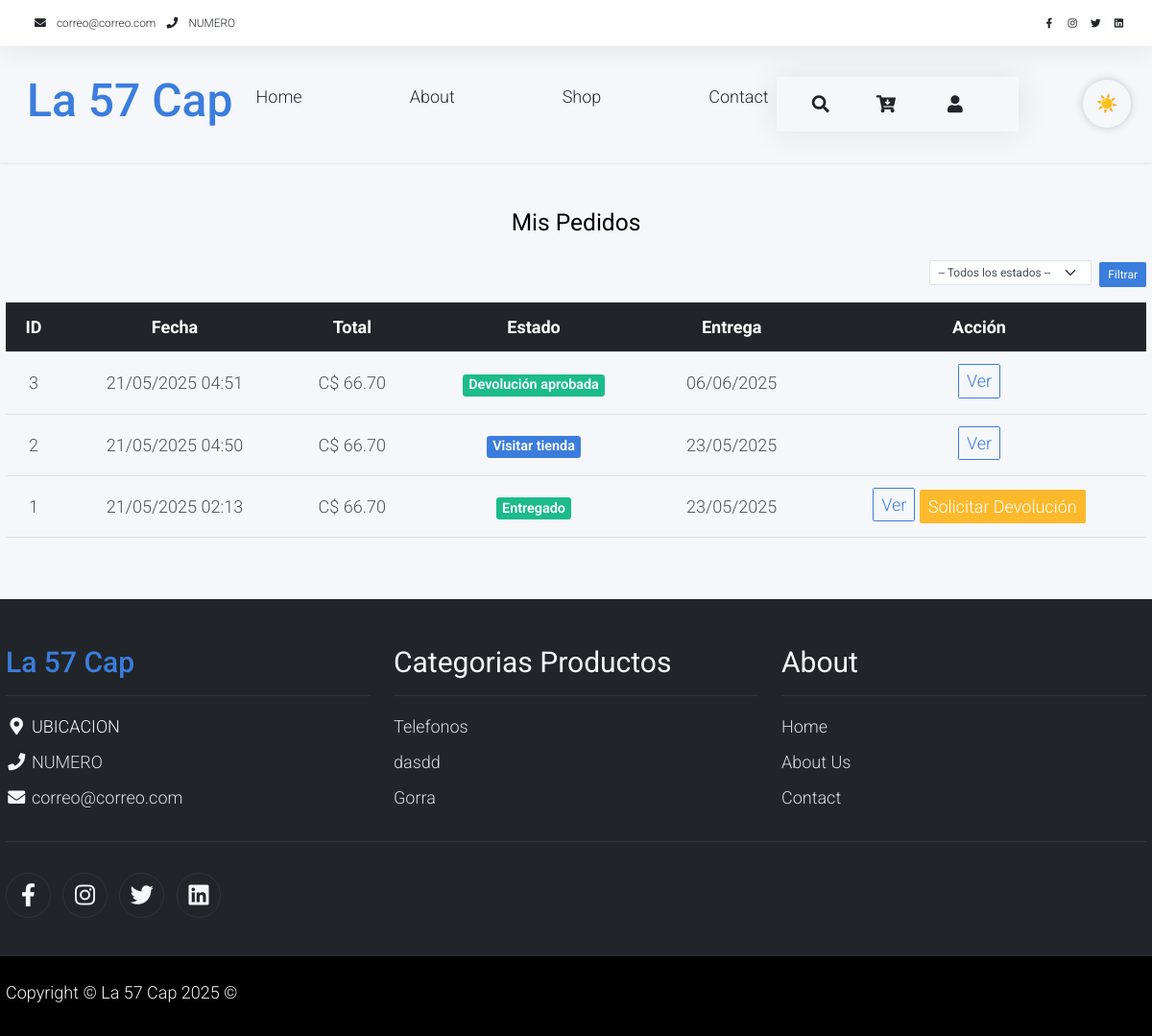
The app's page /cliente/pedidos (signed in), older data.
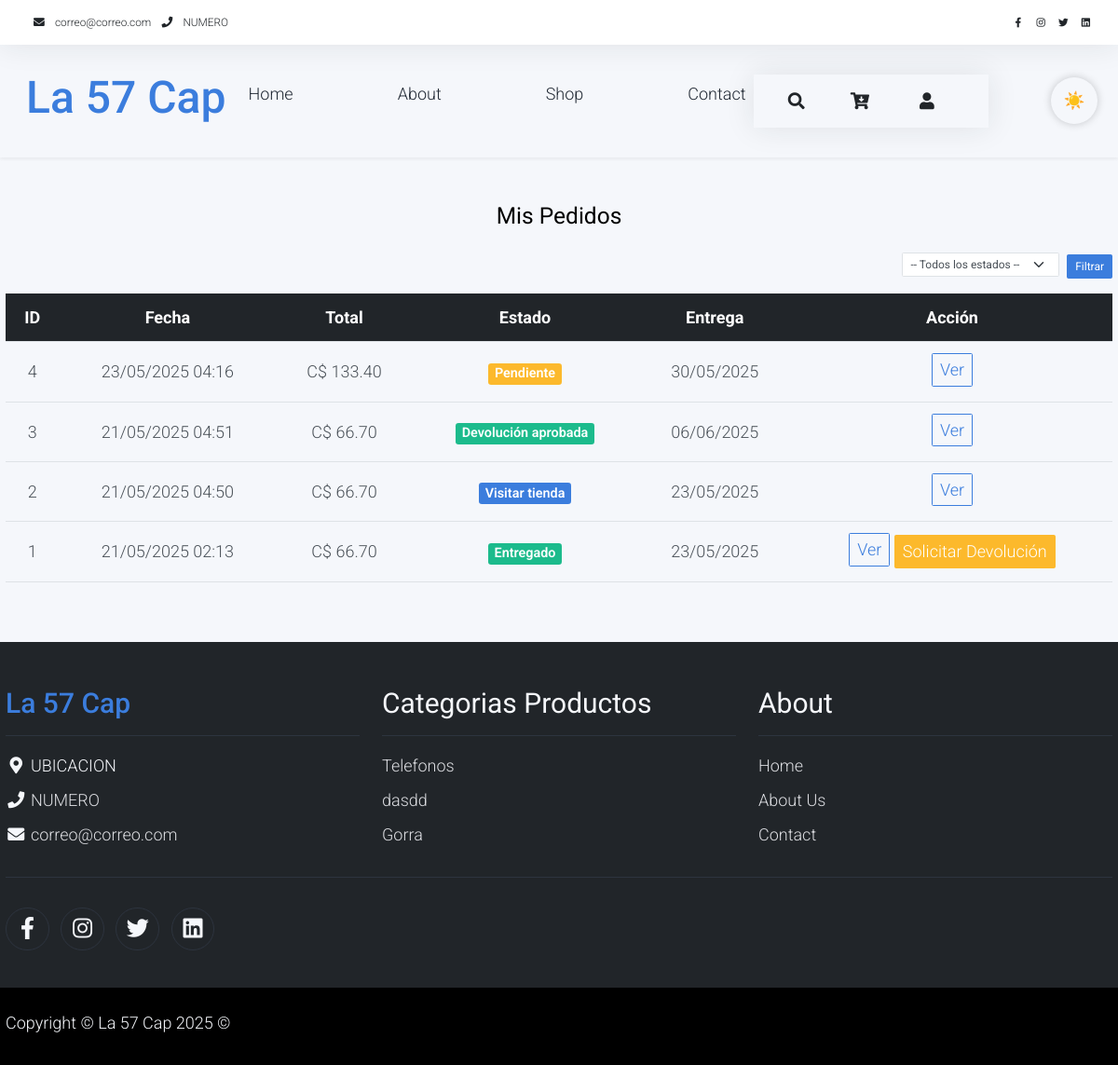
The same page, newer data.
### tables this page shows
CREATE TABLE `pedidos`  (
  `idpedidos` int(0) NOT NULL AUTO_INCREMENT,
  `id_ventas` int(0) NOT NULL,
  `id_cliente` int(0) NOT NULL,
  `id_repartidor` int(0) NULL DEFAULT NULL,
  `creado` datetime(0) NOT NULL,
  `fecha_entregar` date NOT NULL,
  `hora_entregar` time(0) NOT NULL,
  `direccion_entregar` varchar(200) NOT NULL,
  `comentarios` varchar(45) NULL DEFAULT NULL,
  `estado` tinyint(0) NULL DEFAULT NULL,
  `pago_confirmado` tinyint(0) NULL DEFAULT NULL,
  PRIMARY KEY (`idpedidos`) USING BTREE,
  INDEX `pedido_cliente_idx`(`id_cliente`) USING BTREE,
  INDEX `pedido_repartidor_idx`(`id_repartidor`) USING BTREE,
  INDEX `pedido_ventas_idx`(`id_ventas`) USING BTREE,
  CONSTRAINT `pedido_cliente` FOREIGN KEY (`id_cliente`) REFERENCES `cliente` (`idcliente`) ON DELETE RESTRICT ON UPDATE RESTRICT,
  CONSTRAINT `pedido_repartidor` FOREIGN KEY (`id_repartidor`) REFERENCES `repartidor` (`idrepartidor`) ON DELETE RESTRICT ON UPDATE RESTRICT,
  CONSTRAINT `pedido_ventas` FOREIGN KEY (`id_ventas`) REFERENCES `ventas` (`idventas`) ON DELETE RESTRICT ON UPDATE RESTRICT
);

CREATE TABLE `ventas`  (
  `idventas` int(0) NOT NULL AUTO_INCREMENT,
  `id_vendedor` int(0) NOT NULL,
  `subtotal` decimal(10, 2) NOT NULL,
  `descuento` decimal(10, 2) NOT NULL,
  `iva` decimal(10, 2) NOT NULL,
  `total` decimal(10, 2) NOT NULL,
  `estado` varchar(45) NOT NULL,
  `creado` datetime(0) NOT NULL,
  `eliminado` tinyint(0) NULL DEFAULT 0,
  PRIMARY KEY (`idventas`) USING BTREE,
  INDEX `ventas_vendedor_idx`(`id_vendedor`) USING BTREE,
  CONSTRAINT `ventas_vendedor` FOREIGN KEY (`id_vendedor`) REFERENCES `vendedor` (`idvendedor`) ON DELETE RESTRICT ON UPDATE RESTRICT
);

CREATE TABLE `categoria_producto`  (
  `idcategoria_producto` int(0) NOT NULL AUTO_INCREMENT,
  `foto` varchar(150) NULL DEFAULT NULL,
  `garantias_meses` int(0) NOT NULL,
  `titulo` varchar(80) NOT NULL,
  `politica_garantia` varchar(500) NOT NULL,
  `tiene_garantia` tinyint(0) NOT NULL,
  `eliminado` tinyint(0) NULL DEFAULT 0,
  `estado` varchar(30) NULL DEFAULT NULL,
  PRIMARY KEY (`idcategoria_producto`) USING BTREE
);

### views/cliente/MisPedidos.php (the view, shortened to what the rows shown need)
<div class="container py-5">
    <h2 class="mb-4 text-center">Mis Pedidos</h2>
    <?php if (empty($pedidos)): ?>
        <div class="alert alert-info text-center">No tienes pedidos registrados.</div>
    <?php else: ?>
        <div class="table-responsive">
            <table class="table table-hover align-middle text-center">
                <thead class="table-dark">
                    <tr>
                        <th>ID</th>
                        <th>Fecha</th>
                        <th>Total</th>
                        <th>Estado</th>
                        <th>Entrega</th>
                        <th>Acción</th>
                    </tr>
                </thead>
                <tbody>
                    <?php foreach ($pedidos as $pedido): ?>
                        <?php
                        $estado = trim($pedido->estado_venta ?? 'Desconocido');
                        $badgeClass = match ($estado) {
                            'Pendiente' => 'warning',
                            'En devolución' => 'info',
                            'Devolución aprobada' => 'success',
                            'Devolución rechazada' => 'danger',
                            'Visitar tienda' => 'primary',
                            'En proceso' => 'info',
                            'En camino' => 'info',
                            'Entregado' => 'success',
                            default => 'secondary'
                        };
                        ?>
                        <tr>
                            <td><?= $pedido->idpedidos ?></td>
                            <td><?= date('d/m/Y H:i', strtotime($pedido->creado)) ?></td>
                            <td>C$ <?= number_format($pedido->total ?? 0, 2) ?></td>
                            <td><span class="badge bg-<?= $badgeClass ?>"><?= $estado ?></span></td>
                            <td><?= date('d/m/Y', strtotime($pedido->fecha_entregar)) ?></td>
                            <td>
                                <a href="/cliente/pedido?id=<?= $pedido->idpedidos ?>"
                                    class="btn btn-outline-primary btn-sm mb-1">
                                    Ver
                                </a>
                                <?php if ($estado === 'Entregado'): ?>
                                    <a href="/cliente/devolucion?id=<?= $pedido->idpedidos ?>" class="btn btn-warning btn-sm">
                                        Solicitar Devolución
                                    </a>
                                <?php endif; ?>
                            </td>
                        </tr>
                    <?php endforeach; ?>
                </tbody>
            </table>
        </div>
    <?php endif; ?>
</div>

### views/layout/layoutLanding.php (shortened to what the rows shown need)
<!DOCTYPE html>
<html lang="en">
<head>
    <link rel="stylesheet" href="/build/css/bootstrap.min.css">
    <link rel="stylesheet" href="/build/css/templatemo.css">
    <link rel="stylesheet" href="/build/css/custom.css">
    <link rel="stylesheet" href="/build/css/fontawesome.min.css">
    <link href="https://cdn.jsdelivr.net/npm/bootstrap@5.3.2/dist/css/bootstrap.min.css" rel="stylesheet">
    <link rel="stylesheet" href="/build/css/app.css">
</head>
<body>
    <?php echo $contenido; ?>
    <footer class="bg-dark" id="tempaltemo_footer">
        <div class="container">
            <div class="row">
                <div class="col-md-4 pt-5">
                    <h2 class="h2 text-primary border-bottom pb-3 border-light logo">La 57 Cap</h2>
                </div>
                <div class="col-md-4 pt-5">
                    <h2 class="h2 text-light border-bottom pb-3 border-light">Categorias Productos</h2>
                    <ul class="list-unstyled text-light footer-link-list">
                        <?php foreach ($categorias as $categoria): ?>
                            <li>
                                <a class="text-decoration-none"
                                    href="/productos?categoria=<?php echo $categoria->idcategoria_producto; ?>">
                                    <?php echo s($categoria->titulo); ?>
                                </a>
                            </li>
                        <?php endforeach; ?>
                    </ul>
                </div>
                <div class="col-md-4 pt-5">
                    <h2 class="h2 text-light border-bottom pb-3 border-light">About</h2>
                </div>
            </div>
        </div>
    </footer>
</body>
</html>

Row changes from the older to the newer data that the page shows:
added pedidos: idpedidos "4", creado "23/05/2025 04:16", id_ventas.total "133.40", id_ventas.estado "Pendiente", fecha_entregar "30/05/2025"
